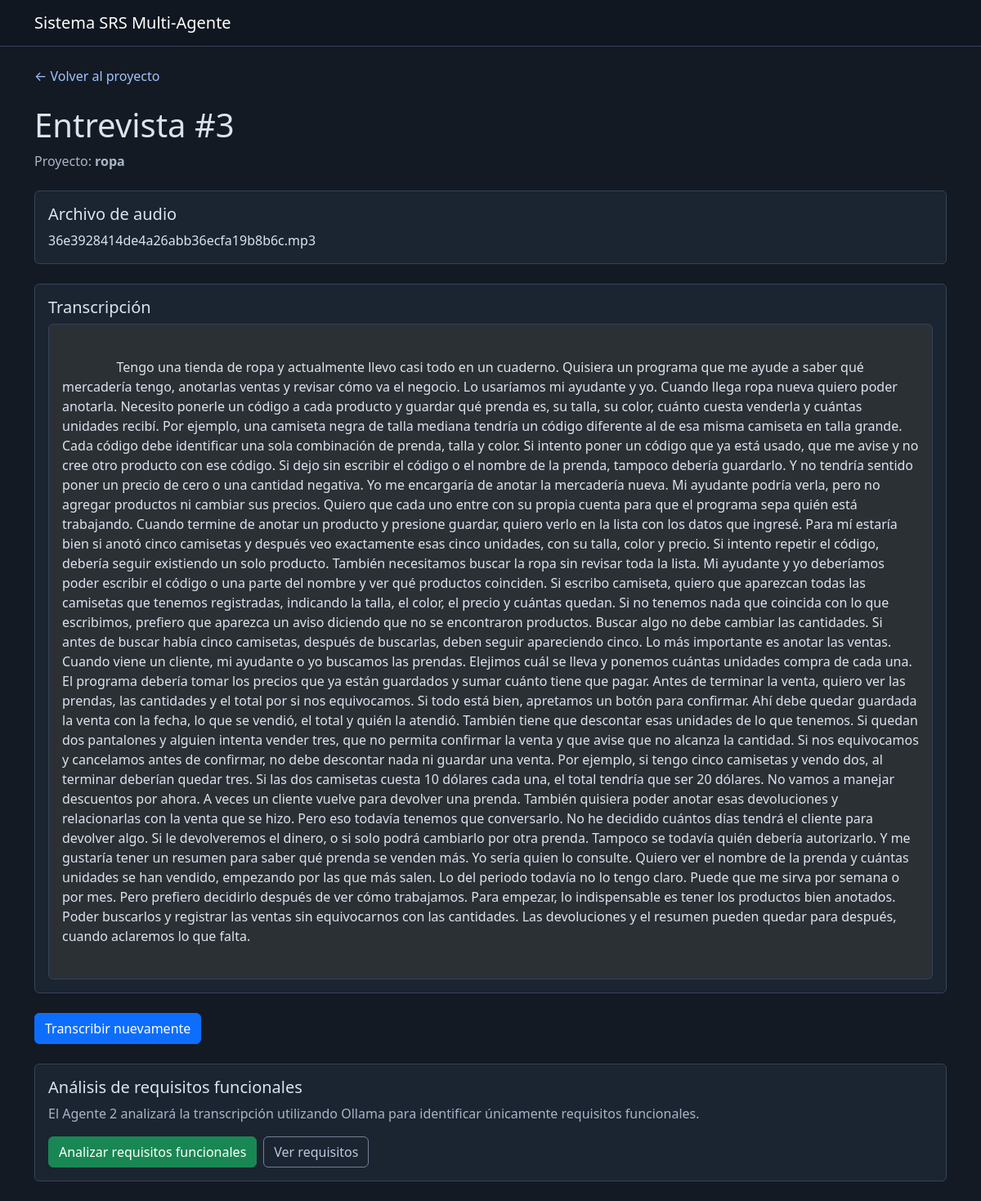
Page /interviews/3 on the committed database.
### app/models.py (models this page shows)
class Interview(db.Model):
    id = db.Column(
        db.Integer,
        primary_key=True
    )
    project_id = db.Column(
        db.Integer,
        db.ForeignKey("project.id"),
        nullable=False
    )
    audio_path = db.Column(
        db.String(300),
        nullable=True
    )
    transcription = db.Column(
        db.Text,
        nullable=True
    )
    created_at = db.Column(
        db.DateTime,
        default=datetime.utcnow
    )

class Project(db.Model):
    id = db.Column(
        db.Integer,
        primary_key=True
    )
    name = db.Column(
        db.String(150),
        nullable=False
    )
    description = db.Column(
        db.Text,
        nullable=True
    )
    created_at = db.Column(
        db.DateTime,
        default=datetime.utcnow
    )

### app/routes.py (the view)
@main.route(
    "/interviews/<int:interview_id>"
)
def interview_detail(interview_id):
    interview = Interview.query.get_or_404(
        interview_id
    )
    project = Project.query.get_or_404(
        interview.project_id
    )
    return render_template(
        "interview.html",
        interview=interview,
        project=project
    )

### app/templates/interview.html (shortened to what this page needs)
{% extends "base.html" %}
{% block content %}
<div class="mb-4">
    <a
        href="{{ url_for('main.project_detail', project_id=project.id) }}"
        class="text-decoration-none"
    >
        ← Volver al proyecto
    </a>
</div>
<h1>
    Entrevista #{{ interview.id }}
</h1>
<p class="text-muted">
    Proyecto:
    <strong>
        {{ project.name }}
    </strong>
</p>
<div class="card mt-4">
    <div class="card-body">
        <h5>
            Archivo de audio
        </h5>
        <p class="mb-0">
            {{ interview.audio_path }}
        </p>
    </div>
</div>
<div class="card mt-4">
    <div class="card-body">
        <h5>
            Transcripción
        </h5>
        {% if interview.transcription %}
            <div
                class="border rounded p-3 bg-body-tertiary"
                style="white-space: pre-wrap;"
            >
                {{ interview.transcription }}
            </div>
        {% else %}
            <div class="alert alert-secondary mb-0">
                La entrevista todavía no ha sido
                procesada por el Agente de
                Transcripción ASR.
            </div>
        {% endif %}
    </div>
</div>
<div class="mt-4">
    <form
        method="POST"
        action="{{ url_for('main.transcribe_interview', interview_id=interview.id) }}"
    >
        <button
            type="submit"
            class="btn btn-primary"
        >
            {% if interview.transcription %}
                Transcribir nuevamente
            {% else %}
                Transcribir entrevista
            {% endif %}
        </button>
    </form>
</div>
{% if interview.transcription %}
<div class="card mt-4">
    <div class="card-body">
        <h5>
            Análisis de requisitos funcionales
        </h5>
        <p class="text-muted">
            El Agente 2 analizará la transcripción
            utilizando Ollama para identificar
            únicamente requisitos funcionales.
        </p>
        <div class="d-flex gap-2">
            <form
                method="POST"
                action="{{ url_for('main.analyze_requirements', interview_id=interview.id) }}"
            >
                <button
                    type="submit"
                    class="btn btn-success"
                >
                    Analizar requisitos funcionales
                </button>
            </form>
            <a
                href="{{ url_for('main.view_requirements', interview_id=interview.id) }}"
                class="btn btn-outline-secondary"
            >
                Ver requisitos
            </a>
        </div>
    </div>
</div>
{% endif %}
{% endblock %}

### app/static/css/style.css (style rules this page uses)
:root[data-bs-theme="dark"] { color-scheme: dark; --bs-body-bg: #141a23; --bs-body-color: #dbe3ed; --bs-emphasis-color: #ecf1f7; --bs-secondary-color: #a8b5c6; --bs-secondary-bg: #202b3a; --bs-tertiary-bg: #1c2633; --bs-border-color: #354358; --bs-link-color: #9fc4ff; --bs-link-color-rgb: 159, 196, 255; --bs-link-hover-color: #c5dcff; --bs-link-hover-color-rgb: 197, 220, 255; }
body { background-color: var(--bs-body-bg); color: var(--bs-body-color); }
.card { --bs-card-bg: #1b2431; --bs-card-border-color: #354358; }
.btn-outline-secondary { --bs-btn-color: #bcc8d8; --bs-btn-border-color: #718196; }
.card { height: 100%; }

### rows in the picture
Interview: id "3", audio_path "36e3928414de4a26abb36ecfa19b8b6c.mp3", transcription "Tengo una tienda de ropa y actualmente llevo casi todo en un cuaderno. Quisiera un programa que me ayude a saber qué mercadería tengo, anotarlas ventas y revisar cómo va el negocio. Lo usaríamos mi ayudante y yo. Cuando llega ropa nueva quiero poder anotarla. Necesito ponerle un código a cada producto y guardar qué prenda es, su talla, su color, cuánto cuesta venderla y cuántas unidades recibí. Por ejemplo, una camiseta negra de talla mediana tendría un código diferente al de esa misma camiseta en talla grande. Cada código debe identificar una sola combinación de prenda, talla y color. Si intento poner un código que ya está usado, que me avise y no cree otro producto con ese código. Si dejo…"
Project: name "ropa"
